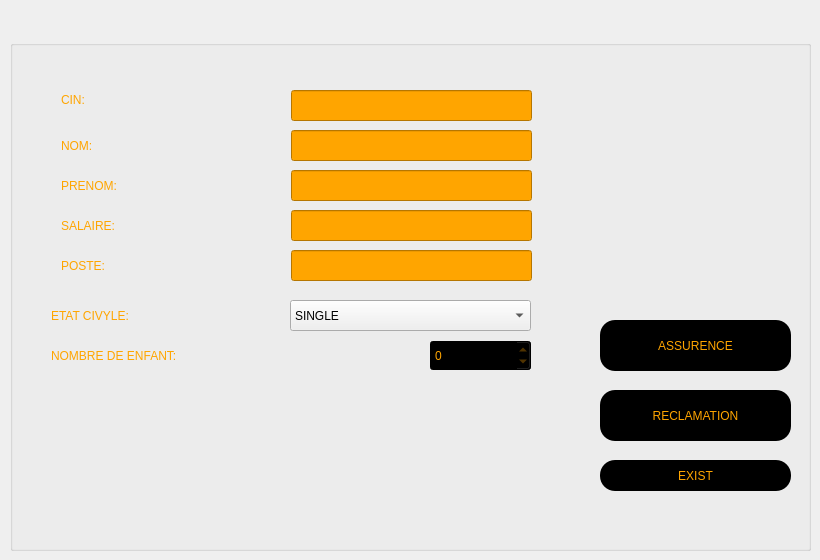
    <widget class="QWidget" name="employer">
     <widget class="QLineEdit" name="aff_sal">
      <property name="geometry">
       <rect>
        <x>291</x>
        <y>210</y>
        <width>241</width>
        <height>31</height>
       </rect>
      </property>
      <property name="styleSheet">
       <string notr="true">QLineEdit
{
color:black;
background-color:orange;
}
</string>
      </property>
      <property name="text">
       <string/>
      </property>
      <property name="readOnly">
       <bool>true</bool>
      </property>
      <property name="cursorMoveStyle">
       <enum>Qt::VisualMoveStyle</enum>
      </property>
     </widget>
     <widget class="QComboBox" name="aff_combo_etat">
      <property name="geometry">
       <rect>
        <x>290</x>
        <y>300</y>
        <width>241</width>
        <height>31</height>
       </rect>
      </property>
      <property name="styleSheet">
       <string notr="true">background-color:rgb(0,0,0) ; 
font: 63 11pt &quot;Yu Gothic UI Semibold&quot;;

 QComboBox::drop-down {
              color:orange;
             }

</string>
      </property>
      <property name="insertPolicy">
       <enum>QComboBox::NoInsert</enum>
      </property>
      <property name="duplicatesEnabled">
       <bool>true</bool>
      </property>
      <item>
       <property name="text">
        <string>SINGLE</string>
       </property>
      </item>
      <item>
       <property name="text">
        <string>MARRIED</string>
       </property>
      </item>
     </widget>
     <widget class="QLabel" name="label_26">
      <property name="geometry">
       <rect>
        <x>51</x>
        <y>340</y>
        <width>281</width>
        <height>31</height>
       </rect>
      </property>
      <property name="styleSheet">
       <string notr="true">background:transparent ; 
font: italic 20pt &quot;Source Code Pro&quot;;
color:orange;
</string>
      </property>
      <property name="text">
       <string>NOMBRE DE ENFANT: </string>
      </property>
     </widget>
     <widget class="QLineEdit" name="aff_prenom">
      <property name="geometry">
       <rect>
        <x>291</x>
        <y>90</y>
        <width>241</width>
        <height>31</height>
       </rect>
      </property>
      <property name="styleSheet">
       <string notr="true">QLineEdit
{
color:black;
background-color:orange;
}
</string>
      </property>
      <property name="text">
       <string/>
      </property>
      <property name="readOnly">
       <bool>true</bool>
      </property>
      <property name="cursorMoveStyle">
       <enum>Qt::VisualMoveStyle</enum>
      </property>
     </widget>
     <widget class="QLabel" name="label_24">
      <property name="geometry">
       <rect>
        <x>61</x>
        <y>170</y>
        <width>111</width>
        <height>31</height>
       </rect>
      </property>
      <property name="styleSheet">
       <string notr="true">background:transparent ; 
font: italic 20pt &quot;Source Code Pro&quot;;
color:orange;
</string>
      </property>
      <property name="text">
       <string>PRENOM:</string>
      </property>
     </widget>
     <widget class="QLabel" name="label_23">
      <property name="geometry">
       <rect>
        <x>51</x>
        <y>300</y>
        <width>221</width>
        <height>31</height>
       </rect>
      </property>
      <property name="styleSheet">
       <string notr="true">background:transparent ; 
font: italic 20pt &quot;Source Code Pro&quot;;
color:orange;
</string>
      </property>
      <property name="text">
       <string>ETAT CIVYLE:</string>
      </property>
     </widget>
     <widget class="QPushButton" name="reclamation">
      <property name="geometry">
       <rect>
        <x>600</x>
        <y>390</y>
        <width>191</width>
        <height>51</height>
       </rect>
      </property>
      <property name="styleSheet">
       <string notr="true">QPushButton
{
background:rgb(0, 0, 0);
border-radius :60px;
}

QPushButton
{
	font: 75 12pt &quot;MS Shell Dlg 2&quot;;

	color:orange;
border-radius:15px;
}
QPushButton:hover
{
color : #333;
border-radius:15px;
background:orange;
}</string>
      </property>
      <property name="text">
       <string>RECLAMATION</string>
      </property>
     </widget>
     <widget class="QSpinBox" name="aff_spinBox">
      <property name="geometry">
       <rect>
        <x>430</x>
        <y>340</y>
        <width>101</width>
        <height>31</height>
       </rect>
      </property>
      <property name="styleSheet">
       <string notr="true">font: 63 11pt &quot;Yu Gothic UI Semibold&quot;;
background-color:rgb(0,0,0) ; 
font: 63 11pt &quot;Yu Gothic UI Semibold&quot;;


              color:orange;
             

</string>
      </property>
      <property name="readOnly">
       <bool>true</bool>
      </property>
     </widget>
     <widget class="QPushButton" name="assurence">
      <property name="geometry">
       <rect>
        <x>600</x>
        <y>320</y>
        <width>191</width>
        <height>51</height>
       </rect>
      </property>
      <property name="styleSheet">
       <string notr="true">QPushButton
{
background:rgb(0, 0, 0);
border-radius :60px;
}

QPushButton
{
	font: 75 12pt &quot;MS Shell Dlg 2&quot;;

	color:orange;
border-radius:15px;
}
QPushButton:hover
{
color : #333;
border-radius:15px;
background:orange;
}</string>
      </property>
      <property name="text">
       <string>ASSURENCE</string>
      </property>
     </widget>
     <widget class="QLabel" name="label_21">
      <property name="geometry">
       <rect>
        <x>61</x>
        <y>250</y>
        <width>111</width>
        <height>31</height>
       </rect>
      </property>
      <property name="styleSheet">
       <string notr="true">background:transparent ; 
font: italic 20pt &quot;Source Code Pro&quot;;
color:orange;
</string>
      </property>
      <property name="text">
       <string>POSTE:</string>
      </property>
     </widget>
     <widget class="QLineEdit" name="aff_cin">
      <property name="geometry">
       <rect>
        <x>291</x>
        <y>170</y>
        <width>241</width>
        <height>31</height>
       </rect>
      </property>
      <property name="styleSheet">
       <string notr="true">QLineEdit
{
color:black;
background-color:orange;
}
</string>
      </property>
      <property name="text">
       <string/>
      </property>
      <property name="readOnly">
       <bool>true</bool>
      </property>
      <property name="cursorMoveStyle">
       <enum>Qt::VisualMoveStyle</enum>
      </property>
     </widget>
     <widget class="QPushButton" name="pushButton_3">
      <property name="geometry">
       <rect>
        <x>600</x>
        <y>460</y>
        <width>191</width>
        <height>31</height>
       </rect>
      </property>
      <property name="styleSheet">
       <string notr="true">QPushButton
{
background:rgb(0, 0, 0);
border-radius :60px;
}

QPushButton
{
	font: 75 12pt &quot;MS Shell Dlg 2&quot;;

	color:orange;
border-radius:15px;
}
QPushButton:hover
{
color : #333;
border-radius:15px;
background:rgb(255, 0, 0);;
}</string>
      </property>
      <property name="text">
       <string>EXIST</string>
      </property>
     </widget>
     <widget class="QLabel" name="label_27">
      <property name="geometry">
       <rect>
        <x>61</x>
        <y>80</y>
        <width>71</width>
        <height>41</height>
       </rect>
      </property>
      <property name="styleSheet">
       <string notr="true">background:transparent ; 
font: italic 20pt &quot;Source Code Pro&quot;;
color:orange;
</string>
      </property>
      <property name="text">
       <string>CIN:</string>
      </property>
      <property name="textFormat">
       <enum>Qt::RichText</enum>
      </property>
      <property name="scaledContents">
       <bool>false</bool>
      </property>
      <property name="margin">
       <number>0</number>
      </property>
     </widget>
     <widget class="QLabel" name="label_28">
      <property name="geometry">
       <rect>
        <x>61</x>
        <y>210</y>
        <width>141</width>
        <height>31</height>
       </rect>
      </property>
      <property name="styleSheet">
       <string notr="true">background:transparent ; 
font: italic 20pt &quot;Source Code Pro&quot;;
color:orange;
</string>
      </property>
      <property name="text">
       <string>SALAIRE:</string>
      </property>
     </widget>
     <widget class="QLabel" name="label_25">
      <property name="geometry">
       <rect>
        <x>61</x>
        <y>130</y>
        <width>91</width>
        <height>31</height>
       </rect>
      </property>
      <property name="styleSheet">
       <string notr="true">background:transparent ; 
font: italic 20pt &quot;Source Code Pro&quot;;
color:orange;
</string>
      </property>
      <property name="text">
       <string>NOM:</string>
      </property>
     </widget>
     <widget class="QLineEdit" name="aff_poste">
      <property name="geometry">
       <rect>
        <x>291</x>
        <y>250</y>
        <width>241</width>
        <height>31</height>
       </rect>
      </property>
      <property name="styleSheet">
       <string notr="true">QLineEdit
{
color:black;
background-color:orange;
}
</string>
      </property>
      <property name="readOnly">
       <bool>true</bool>
      </property>
      <property name="cursorMoveStyle">
       <enum>Qt::VisualMoveStyle</enum>
      </property>
     </widget>
     <widget class="QLineEdit" name="aff_nom">
      <property name="geometry">
       <rect>
        <x>291</x>
        <y>130</y>
        <width>241</width>
        <height>31</height>
       </rect>
      </property>
      <property name="styleSheet">
       <string notr="true">QLineEdit
{
color:black;
background-color:orange;
}
</string>
      </property>
      <property name="readOnly">
       <bool>true</bool>
      </property>
      <property name="cursorMoveStyle">
       <enum>Qt::VisualMoveStyle</enum>
      </property>
     </widget>
     <widget class="QGroupBox" name="groupBox_4">
      <property name="geometry">
       <rect>
        <x>10</x>
        <y>40</y>
        <width>801</width>
        <height>511</height>
       </rect>
      </property>
      <property name="title">
       <string/>
      </property>
     </widget>
     <zorder>groupBox_4</zorder>
     <zorder>aff_sal</zorder>
     <zorder>aff_combo_etat</zorder>
     <zorder>label_26</zorder>
     <zorder>aff_prenom</zorder>
     <zorder>label_24</zorder>
     <zorder>label_23</zorder>
     <zorder>reclamation</zorder>
     <zorder>aff_spinBox</zorder>
     <zorder>assurence</zorder>
     <zorder>label_21</zorder>
     <zorder>aff_cin</zorder>
     <zorder>pushButton_3</zorder>
     <zorder>label_27</zorder>
     <zorder>label_28</zorder>
     <zorder>label_25</zorder>
     <zorder>aff_poste</zorder>
     <zorder>aff_nom</zorder>
    </widget>
